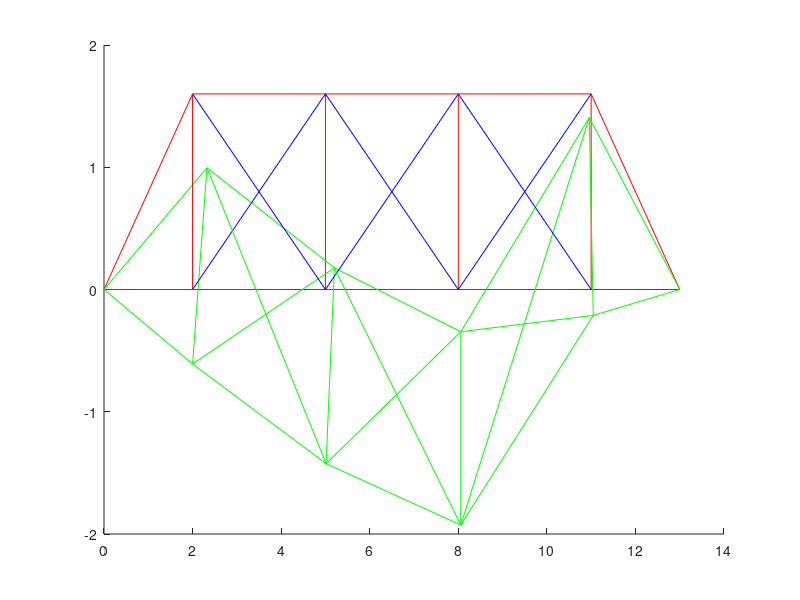

This figure's MATLAB source:
% Reseni prihradove konstrukce (predmet NLMECH)
%
% Teorie 2. radu
%

clear; clc

% Dimenze ulohy (2 stupne volnosti:u,v, 2 uzly na prutu):
ndof=2   ;
puzlu=2 ;  

% ZADANI - material:
E=210e9 ;
A=0.1  ;

% ZADANI - geometrie:
uzly=[
0 0 ;
2 0 ;
5 0 ;
8 0 ;
11 0 ;
13 0
2 1.6;
5 1.6;
8 1.6;
11 1.6;
];
pruty=[
1 2 0.1 0;
2 3 0.1 0;
3 4 0.1 0;
4 5 0.1 0;
5 6 0.1 0;
1 7 0.1 0;
2 7 0.1 0;
3 8 0.1 0;
4 9 0.1 0;
5 10 0.1 0;
6 10 0.1 0;
7 8 0.1 0;
8 9 0.1 0;
9 10 0.1 0;

2 8 0.01 0;
3 7 0.01 0;
3 9 0.01 0;
4 8 0.01 0;
4 10 0.01 0;
5 9 0.01 0];

nuzlu=size(uzly,1);
nprutu=size(pruty,1);

% ZADANI - podpory (uzel,smer,velikost):
podpory=[
1 1 0 ;
1 2 0  ;
6 1 0 ;
6 2 0 ];
npodpor=size(podpory,1);

% ZADANI - sily (uzel,smer,velikost):
sily=[
7 2 -10000 ;
9 2 -10000 ;
10 1 5000 ];
nsil=size(sily,1);

% VYPOCET: --------------------------------

% Vypocet kodovych cisel:
kcis=zeros(nprutu,ndof*puzlu);
for i=1:nprutu
  for j=1:puzlu
    for k=1:ndof
      kcis(i, ((j-1)*ndof+k))=(pruty(i,j)-1)*ndof+k ;
    end
  end
end

% Nulovani matic a vektoru:
velikost = nuzlu*ndof;

K = zeros(velikost);
M = zeros(velikost);
u = zeros(velikost,1);
F = zeros(velikost,1);

% Sestaveni a lokalizace matic tuhosti:
for i=1:nprutu
	% Delka prutu
	dx2 = (uzly(pruty(i,1),1)-uzly(pruty(i,2),1))^2;
	dy2 = (uzly(pruty(i,1),2)-uzly(pruty(i,2),2))^2;
	L = sqrt(dx2 + dy2);

	% Matice tuhosti:
  S=[1 0 ; 1 L];
  B=[0 1];
  
  % CV2: test, zda prut byl tlaceny
  if pruty(i,3) < 0.05
    if pruty(i,4) < 1
        D=[E]; % Tazeny
    else
        D=[E/1000]; % Tlaceny
        %disp('Pocitam s tlacenym prutem...')
        %i
    end
  else
      D=[E];
  end
  
  Si=inv(S);
  A = pruty(i,3); % Toto je nove pro NLM
  Kel=A*L*Si'*B'*D*B*Si;
  Keg=[Kel(1,1) 0 Kel(1,2) 0 ;
      0 0 0 0 ;
      Kel(2,1) 0 Kel(2,2) 0
      0 0 0 0 ];
	% Transformace:
	s = (uzly(pruty(i,2),2)-uzly(pruty(i,1),2))/L;
	c = (uzly(pruty(i,2),1)-uzly(pruty(i,1),1))/L;
  T = [ c s 0 0 ; -s c 0 0 ; 
        0 0 c s ; 0 0 -s c ] ;
  Ke = T' * Keg * T;
  
	% Samotna lokalizace:
  for j=1:(puzlu*ndof)
    for k=1:(puzlu*ndof)
      K(kcis(i,j),kcis(i,k)) = K(kcis(i,j),kcis(i,k))+Ke(j,k);
    end
  end
end

% Zatizeni:
for i=1:nsil
	iuz=sily(i,1);
	ismer=sily(i,2);
	pos = (ndof*(iuz-1))+ismer;
  F(pos) = F(pos)+sily(i,3);
end

% Podpory:
for i=1:npodpor
	iuz=podpory(i,1);
	ismer=podpory(i,2);
	pos = (ndof*(iuz-1))+ismer;
  u(pos) = u(pos)+podpory(i,3);
	for j=1:velikost
    K(pos,j) = 0.0 ;
    K(j,pos) = 0.0 ;
  end
	K(pos,pos) = 1.0 ;
end

% RESENI soustavy rovnic:
u=K\F;

gmult = 0.025*max(uzly(:))/max(u); % kvuli grafice

% CV3 vektor pro nevyvazene sily:
g = zeros(velikost,1);

% Vypocet vysledku na prutech:
for i=1:nprutu
	ue  = zeros(puzlu*ndof,1);
	uel = zeros(puzlu*ndof,1);

	% Ziskani lokalnich vektoru deformaci:
	for j=1:(puzlu*ndof)
		ue(j) = u(kcis(i,j));
	end

  % CV3 zapocitani deformaci konstrukce do sourdnic uzlu:
  uzly(pruty(i,1),1) = uzly(pruty(i,1),1) +  ue(1) ;
  uzly(pruty(i,1),2) = uzly(pruty(i,1),2) +  ue(2) ;
  uzly(pruty(i,2),1) = uzly(pruty(i,2),1) +  ue(3) ;
  uzly(pruty(i,2),2) = uzly(pruty(i,2),2) +  ue(4) ;

	% Transformace:
	dx2 = (uzly(pruty(i,1),1)-uzly(pruty(i,2),1))^2;
	dy2 = (uzly(pruty(i,1),2)-uzly(pruty(i,2),2))^2;
	L = sqrt(dx2 + dy2);

	s = (uzly(pruty(i,2),2)-uzly(pruty(i,1),2))/L;
	c = (uzly(pruty(i,2),1)-uzly(pruty(i,1),1))/L;
  T = [ c s 0 0 ; -s c 0 0 ; 
        0 0 c s ; 0 0 -s c ] ;
  uel = T * ue;

  % Matice tuhosti (jen lokalni):
  S=[1 0 ; 1 L];
  B=[0 1];
  
  % CV2: test, zda prut byl tlaceny
  if pruty(i,3) < 0.05
    if pruty(i,4) < 1
        D=[E]; % Tazeny
    else
        D=[E/1000]; % Tlaceny
        %disp('Pocitam s tlacenym prutem...')
    end
    else
      D=[E];
  end
  
  Si=inv(S);
  A = pruty(i,3); % Toto je nove pro NLM
  Kel=A*L*Si'*B'*D*B*Si;
  Kelb=[Kel(1,1) 0 Kel(1,2) 0 ;
      0 0 0 0 ;
      Kel(2,1) 0 Kel(2,2) 0
      0 0 0 0 ];
	
  % sily v prutech:
	Fe = Kelb * uel;
  N = Fe(1);

  % CV5 geometricka matice dle prednasky:
  Me = (N/L)*[ 0  0  0  0 ;
               0  1  0 -1 ;
               0  0  0  0 ;
               0 -1  0  1 ];
  Mg = T' * Keg * T;
  
  for j=1:(puzlu*ndof)
    for k=1:(puzlu*ndof)
      M(kcis(i,j),kcis(i,k)) = M(kcis(i,j),kcis(i,k))+Mg(j,k);
    end
  end
  
  % Kvuli kresleni:
    souradnice(:,:,i)=[
        uzly(pruty(i,1),1) uzly(pruty(i,1),2) ;
        uzly(pruty(i,2),1) uzly(pruty(i,2),2) ];
    
    souradnicedef(:,:,i)=[
        uzly(pruty(i,1),1)+ue(1)*gmult uzly(pruty(i,1),2)+ue(2)*gmult ;
        uzly(pruty(i,2),1)+ue(3)*gmult uzly(pruty(i,2),2)+ue(4)*gmult ];
end

% CV5 vypocet vlastnich cisel (mocnina nasobitele zatizeni):
% Podpory:
for i=1:npodpor
	iuz=podpory(i,1);
	ismer=podpory(i,2);
	pos = (ndof*(iuz-1))+ismer;
	for j=1:velikost
    M(pos,j) = 0.0 ;
    M(j,pos) = 0.0 ;
  end
	M(pos,pos) = 1.0 ;
end

d = eig(K, M); % Nefunguje v Octave 2.x :-(

disp('Nasobitel zatizeni je:')
sqrt(d(1))

 % Grafika - vykresleni konstrukce:
 hold on
 for i=1:nprutu
     if pruty(i,3) > 0.05
         % tvar konstrukce:
         plot(souradnice(:,1,i),souradnice(:,2,i),'-r');
         % vykresleni deformaci:
     plot(souradnicedef(:,1,i),souradnicedef(:,2,i),'-g');
     else
         if pruty(i,4) < 1
         % tvar konstrukce:
         plot(souradnice(:,1,i),souradnice(:,2,i),'-b');
         % vykresleni deformaci:
         plot(souradnicedef(:,1,i),souradnicedef(:,2,i),'-g');
         else
             plot(souradnice(:,1,i),souradnice(:,2,i),'-y');
         end
     end
 end
 %axis equal
 hold off
 
%pruty
